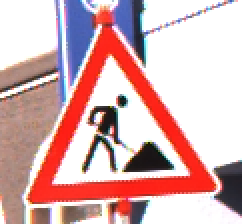
#> input picture ENGR133/Checkpoint tasks/Checkpoint 1/task 1/ref_col.png, 121 x 112 px (shown 2 times larger)
$ python tp_1_team_1_19.py
#> lines starting #> are read from the running program, lines starting #| are printed output that depends on the picture
"""
Course Number: ENGR 13300
Semester: Fall 2025

Description:
    Checkpoint 1 task 1: open desired images for user and additionally ask if
                         grayscale conversion is requested if rgb image is provided

Assignment Information:
    Assignment:     11.2.1 Team Project Checkpoint 1 Task 1
    Team ID:        007 - 19
    Author:         Mark Sheng, sheng65@purdue.edu
    Date:           09/10/2025

Contributors:
    Mark, sheng65@purdue [repeat for each]
    Akshada, dakea@purdue
    Erdem, eamarsa@purdue
    Milagros, mmelhemb@purdue


    My contributor(s) helped me:
    [ ] understand the assignment expectations without
        telling me how they will approach it.
    [ ] understand different ways to think about a solution
        without helping me plan my solution.
    [ ] think through the meaning of a specific error or
        bug present in my code without looking at my code.
    Note that if you helped somebody else with their code, you
    have to list that person as a contributor here as well.

Academic Integrity Statement:
    I have not used source code obtained from any unauthorized
    source, either modified or unmodified; nor have I provided
    another student access to my code.  The project I am
    submitting is my own original work.
"""


'''
workflow cases:
    - ask user for image to open
    - scan for channel count -> if 4, discard 4th channel
    - if channel count -> 3, image is rgb, ask user if desire output in grayscale
    - if channel count -> 2, image is grayscale, output as is
'''

import math as m
from PIL import Image, ImageOps
import numpy as np


def main():
    path = str(input("Enter the path of the image you want to load: "))
#> the answer given: ../ref_col.png
    img = image()
    img.img_data = load_img(path)
    img.set_in_path(path)
    img.new_image()

    match img.img_data.ndim:
        case 2: #grayscale
            img.get_grayscale_data()
            img.show_image()
        case 3: #rgb
            handle_rgb_case(img)
        case 4: #rgbA
            #code for rgbA data is functionally similar to getting rgb data as the 4th channel is simply ignored
            handle_rgb_case(img)
        case _: #default case, expecting an error in data if none above cases match
            #raise IndexError as the program is unsure if there is sufficient dimensions to index output data
            raise IndexError


class image:
    in_path: str
    img_data: list
    ch_data: list

    zero_width: int
    zero_height: int

    TGT_WIDTH = 100
    TGT_HEIGHT = 100
    size = (TGT_WIDTH, TGT_HEIGHT)

    def set_in_path(self, path:str):
        """
        sets the path for a new image
        Args:
            path <string>:  the path to the image
        Returns:
            void
        Dependencies:
            None
        """
        self.in_path = path

    # [14 lines left out: function set_tar_size, not called in this run]

    def new_image(self):
        """
        initializes a new image class. a path must be set but target size will default to 100 with no call
        Args:
            none
        Returns:
            void
        Dependencies:
            None
        """
        t = Image.open(self.in_path)
        (self.zero_width,self.zero_height) = (t.width // 2, t.height // 2)
        t2 = ImageOps.pad(t, self.size, color = '#000')
        self.img_data = np.asarray(t2, dtype= np.uint8)
        self.img_data = self.img_data.copy()

    # [12 lines left out: functions get_rgb_data, get_grayscale_data, not called in this run]

    def show_image(self):
        img_out = Image.fromarray(self.img_data)
        img_out.show()

def load_img(path:str): #placeholder until task 1 part is inserted
    #path:str means the function takes 1 argument
    '''
    args:
        path<str> - a string representing the path of input function
    returns:
        a numpy array containing the information of the image
    '''
#> called with path = '../ref_col.png'

    img = Image.open(path)
#> img is the input picture: PIL image 121x112 RGBA; mean R, G, B, A 215, 175.9, 176.5, 255
#> in new_image, `t2 = ImageOps.pad(t, self.size, color = '#000')`:
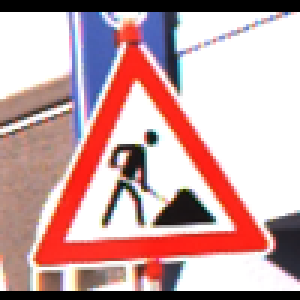
#> t2: PIL image 100x100 RGBA (shown 3 times larger); mean R, G, B, A 199.7, 163.3, 163.9, 255
    data = np.asarray(img, dtype= np.uint8)
    return data.copy()

def handle_rgb_case(img):
    """
        asks the user if they want to convert an rgb image to grayscale
        Args:
            img <class>: an imageUtils image class
        Returns:
            void, modifies class values
        Dependencies:
            None
    """
    selector = str(input("Would you like to convert to grayscale?\n"))
#> the answer given: 1
    match selector:
        case 'yes':
            img.img_data = rgb_to_grayscale(img.img_data)
            img.show_image()
        case 'no':
            img.get_rgb_data()
            img.show_image
        case _:
            #this is here in case the user inputs anything unexpected
            #raise ValueError as the user has inputted an unexpected value
#> (the run stopped early here; a loop or call above may not have finished)
